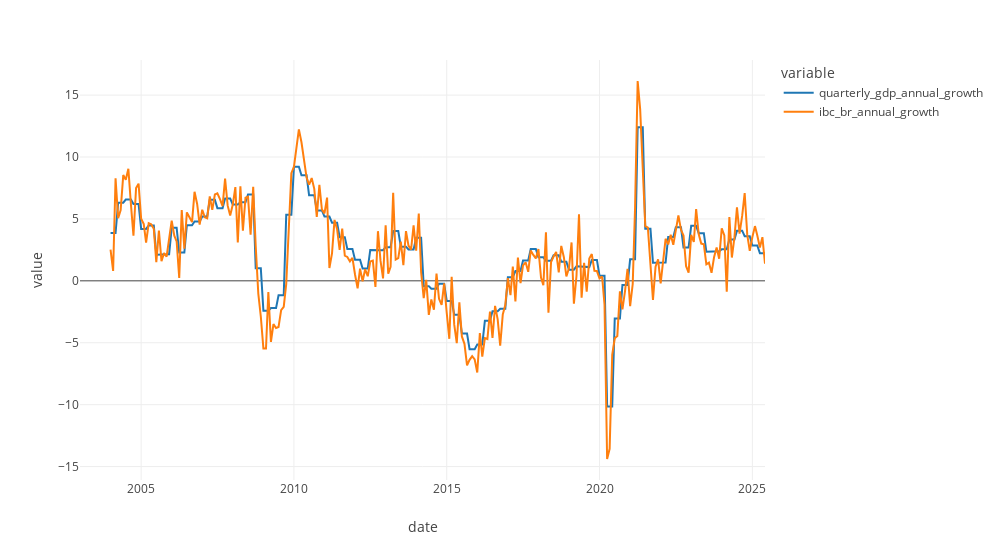

Notebook code cell kept with this figure:
### Code cell
data_chart = gdp_df.melt(id_vars="date", value_vars=["quarterly_gdp_annual_growth", "ibc_br_annual_growth"])
fig = px.line(data_chart,
              x="date",
              y="value",
              color="variable",
              template="none",
              width=1000)
fig

### Figure 1 — Plotly figure (JSON) as saved in the notebook; plotly's stock layout.template omitted (floating-point values rounded to 4 significant figures; data arrays with more than 128 entries replaced by an {"elided": "..."} marker saying what was removed)
{"data": [{"hovertemplate": "variable=quarterly_gdp_annual_growth<br>date=%{x}<br>value=%{y}<extra></extra>", "legendgroup": "quarterly_gdp_annual_growth", "line": {"color": "#1F77B4", "dash": "solid"}, "marker": {"symbol": "circle"}, "mode": "lines", "name": "quarterly_gdp_annual_growth", "orientation": "v", "showlegend": true, "type": "scatter", "x": {"elided": "270 str values"}, "xaxis": "x", "y": {"elided": "270 float values"}, "yaxis": "y"}, {"hovertemplate": "variable=ibc_br_annual_growth<br>date=%{x}<br>value=%{y}<extra></extra>", "legendgroup": "ibc_br_annual_growth", "line": {"color": "#FF7F0E", "dash": "solid"}, "marker": {"symbol": "circle"}, "mode": "lines", "name": "ibc_br_annual_growth", "orientation": "v", "showlegend": true, "type": "scatter", "x": {"elided": "270 str values"}, "xaxis": "x", "y": {"elided": "270 float values"}, "yaxis": "y"}], "layout": {"legend": {"title": {"text": "variable"}, "tracegroupgap": 0}, "margin": {"t": 60}, "width": 1000, "xaxis": {"anchor": "y", "domain": [0, 1], "title": {"text": "date"}}, "yaxis": {"anchor": "x", "domain": [0, 1], "title": {"text": "value"}}}}
